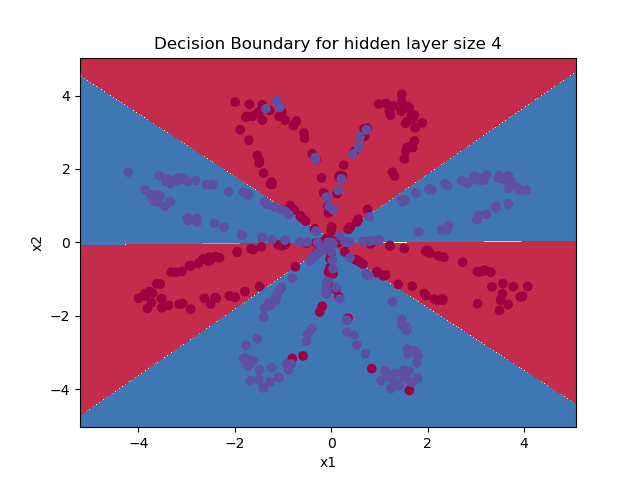

Reproduce this figure in Python.
#!/usr/bin/env python
# encoding: utf-8
# @Time    : 2019/8/15 12:47 PM
# @Author  : Li Xinjian  
# @File    : two_layer_network.py.py

import numpy as np
import matplotlib.pyplot as plt
from testCases import *
import sklearn
import sklearn.datasets
import sklearn.linear_model
from planar_utils import plot_decision_boundary, sigmoid, load_planar_dataset, load_extra_datasets
from functools import reduce
import operator


X, Y = load_planar_dataset()
print X.shape  # (2, 400)
# print X
print Y.shape  # (1, 400), (0, 1)
# print Y

# Visualize the data:
plt.scatter(X[0, :], X[1, :], c=Y.reshape(-1,), s=40, cmap=plt.cm.Spectral)
plt.savefig('origin.png')
plt.show()

m = X.shape[1]
print m


clf = sklearn.linear_model.LogisticRegressionCV()
clf.fit(X.T, Y.T.reshape(-1, ))
plot_decision_boundary(lambda x: clf.predict(x), X, Y.reshape(-1, ))
plt.title('Logistic Regression')
plt.savefig('clf_logistic.png')
plt.show()

LR_predictions = clf.predict(X.T)
print 'Accuracy of logistic regression: %d ' % float((np.dot(Y, LR_predictions) + np.dot(1-Y, 1-LR_predictions))/float(Y.size)*100) + '%'


# 网络的层数，大小
def layer_sizes(X, Y):

    n_x = X.shape[0]
    n_h = 4
    n_y = Y.shape[0]

    return n_x, n_h, n_y


# X_assess, Y_assess = layer_sizes_test_case()
# (n_x, n_h, n_y) = layer_sizes(X_assess, Y_assess)
# print("The size of the input layer is: n_x = " + str(n_x))
# print("The size of the hidden layer is: n_h = " + str(n_h))
# print("The size of the output layer is: n_y = " + str(n_y))


# 初始化参数
def initialize_parameters(n_x, n_h, n_y):

    W1 = np.random.randn(n_h, n_x) * 0.01
    b1 = np.zeros((n_h, 1))

    W2 = np.random.randn(n_y, n_h) * 0.01
    b2 = np.zeros((n_y, 1))

    parameters = {'W1': W1, 'b1': b1, 'W2': W2, 'b2': b2}

    return parameters


# n_x, n_h, n_y = initialize_parameters_test_case()
# parameters = initialize_parameters(n_x, n_h, n_y)
# print("W1 = " + str(parameters["W1"]))
# print("b1 = " + str(parameters["b1"]))
# print("W2 = " + str(parameters["W2"]))
# print("b2 = " + str(parameters["b2"]))


# 前向计算
def forward_propagation(X, parameters):

    W1 = parameters['W1']
    b1 = parameters['b1']
    W2 = parameters['W2']
    b2 = parameters['b2']

    Z1 = np.dot(W1, X) + b1
    A1 = np.tanh(Z1)

    Z2 = np.dot(W2, A1) + b2
    A2 = sigmoid(Z2)

    cache = {'Z1': Z1, 'A1': A1, 'Z2': Z2, 'A2': A2}

    return A2, cache


# X_assess, parameters = forward_propagation_test_case()
# A2, cache = forward_propagation(X_assess, parameters)
# print np.mean(cache['Z1']), np.mean(cache['A1']), np.mean(cache['Z2']), np.mean(cache['A2'])


# 计算损失函数
def compute_cost(A2, Y, parameters):

    m = Y.shape[1]

    logprobs = np.multiply(Y, np.log(A2)) + np.multiply((1-Y), np.log((1 - A2)))
    cost = -np.sum(logprobs) / m

    return cost


# A2, Y_assess, parameters = compute_cost_test_case()
# print("cost = " + str(compute_cost(A2, Y_assess, parameters)))


# 反向传播
def backward_propagation(parameters, cache, X, Y):

    m = X.shape[1]

    W1 = parameters['W1']
    W2 = parameters['W2']

    A1 = cache["A1"]
    A2 = cache["A2"]

    # 迭代公式
    dZ2 = A2 - Y
    # print dZ2
    dW2 = (1. / m) * np.dot(dZ2, A1.T)
    db2 = (1. / m) * np.sum(dZ2, axis=1, keepdims=True)

    dZ1 = np.multiply(np.dot(W2.T, dZ2), 1 - np.power(A1, 2))
    dW1 = (1. / m) * np.dot(dZ1, X.T)
    db1 = (1. / m) * np.sum(dZ1, axis=1, keepdims=True)

    grads = {"dW1": dW1,
             "db1": db1,
             "dW2": dW2,
             "db2": db2}

    return grads


# parameters, cache, X_assess, Y_assess = backward_propagation_test_case()
# grads = backward_propagation(parameters, cache, X_assess, Y_assess)
# print ("dW1 = "+ str(grads["dW1"]))
# print ("db1 = "+ str(grads["db1"]))
# print ("dW2 = "+ str(grads["dW2"]))
# print ("db2 = "+ str(grads["db2"]))


# 开始更新参数
def update_parameters(parameters, grads, learning_rate=1.2):

    W1 = parameters["W1"]
    b1 = parameters["b1"]
    W2 = parameters["W2"]
    b2 = parameters["b2"]

    dW1 = grads["dW1"]
    db1 = grads["db1"]
    dW2 = grads["dW2"]
    db2 = grads["db2"]

    W1 -= learning_rate * dW1
    b1 -= learning_rate * db1
    W2 -= learning_rate * dW2
    b2 -= learning_rate * db2

    parameters = {"W1": W1,
                  "b1": b1,
                  "W2": W2,
                  "b2": b2}

    return parameters


# parameters, grads = update_parameters_test_case()
# parameters = update_parameters(parameters, grads)
# print("W1 = " + str(parameters["W1"]))
# print("b1 = " + str(parameters["b1"]))
# print("W2 = " + str(parameters["W2"]))
# print("b2 = " + str(parameters["b2"]))


# 建立模型
def nn_model(X, Y, n_h, num_iterations=10000, print_cost=False):

    # 网络
    n_x = layer_sizes(X, Y)[0]
    n_y = layer_sizes(X, Y)[2]

    # 初始化参数
    parameters = initialize_parameters(n_x, n_h, n_y)
    W1 = parameters["W1"]
    b1 = parameters["b1"]
    W2 = parameters["W2"]
    b2 = parameters["b2"]

    # 参数更新
    for i in range(num_iterations):
        A2, cache = forward_propagation(X, parameters)

        cost = compute_cost(A2, Y, parameters)

        grads = backward_propagation(parameters, cache, X, Y)

        parameters = update_parameters(parameters, grads)

        if print_cost and i % 1000 == 0:
            print "Cost after iteration %i: %f" % (i, cost)

    return parameters


# X_assess, Y_assess = nn_model_test_case()
# parameters = nn_model(X_assess, Y_assess, 4, num_iterations=10000, print_cost=False)
# print("W1 = " + str(parameters["W1"]))
# print("b1 = " + str(parameters["b1"]))
# print("W2 = " + str(parameters["W2"]))
# print("b2 = " + str(parameters["b2"]))


# 预测
def predict(parameters, X):

    A2, cache = forward_propagation(X, parameters)
    predictions = np.round(A2)

    return predictions


parameters = nn_model(X, Y, n_h=4, num_iterations=10000, print_cost=True)
plot_decision_boundary(lambda x: predict(parameters, x.T), X, Y.reshape(-1,))
plt.title("Decision Boundary for hidden layer size " + str(4))
plt.savefig('two_layer_network.png')
plt.show()

predictions = predict(parameters, X)
print ('Accuracy: %d' % float((np.dot(Y, predictions.T) + np.dot(1-Y, 1-predictions.T))/float(Y.size)*100) + '%')











